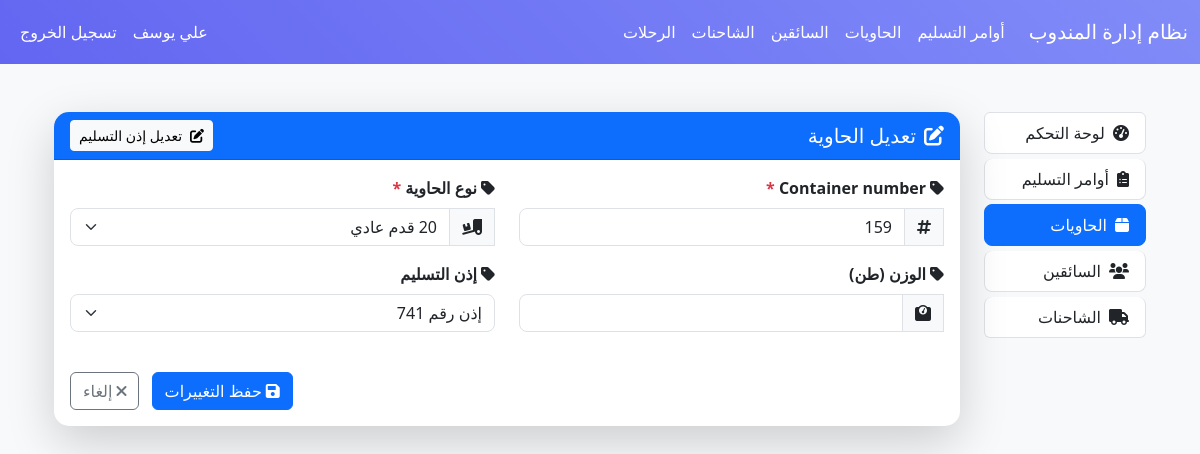
Screenshot of /port/containers/26/edit/ (signed in) with the database file from the repository.
### users/models.py (models this page shows, shortened)
class CustomUser(AbstractUser):
    USER_TYPE_CHOICES = (
        ('DELIVERY', 'مندوب'),
        ('SUPERVISOR', 'مشرف'),
        ('MANAGER', 'مدير'),
    )
    phone_number = models.CharField(max_length=15, unique=True, verbose_name="رقم الهاتف")
    email = models.EmailField(unique=True)
    user_type = models.CharField(
        max_length=20,
        choices=USER_TYPE_CHOICES,
        verbose_name="نوع المستخدم"
    )
    is_subscription_active = models.BooleanField(default=False, verbose_name="الاشتراك مفعل")
    subscription_end_date = models.DateTimeField(null=True, blank=True, verbose_name="تاريخ انتهاء الاشتراك")
    username = None
    USERNAME_FIELD = 'phone_number'
    REQUIRED_FIELDS = ['email', 'user_type']
    objects = CustomUserManager()
    class Meta:
        verbose_name = "مستخدم"
        verbose_name_plural = "المستخدمين"

### port/models.py (models this page shows, shortened)
class Container(models.Model):
    user = models.ForeignKey(
        settings.AUTH_USER_MODEL,
        on_delete=models.CASCADE,
        related_name='containers',
        verbose_name='المستخدم'
    )
    container_number = models.CharField(max_length=50)
    CONTAINER_TYPES = [
        ('20DC', '20 قدم عادي'),
        ('40DC', '40 قدم عادي'),
        ('20RF', '20 قدم مبرد'),
        ('40RF', '40 قدم مبرد'),
        ('TANK', 'صهريج'),
    ]
    container_type = models.CharField(
        max_length=4,
        choices=CONTAINER_TYPES,
        verbose_name="نوع الحاوية"
    )
    weight = models.DecimalField(
        max_digits=10,
        decimal_places=2,
        verbose_name="الوزن (طن)",
        null=True,
        blank=True
    )
    delivery_order = models.ForeignKey(
        DeliveryOrder,
        on_delete=models.SET_NULL,
        related_name='containers',
        verbose_name="إذن التسليم",
        null=True,
        blank=True
    )
    driver = models.ForeignKey(
        'Driver',
        on_delete=models.SET_NULL,
        null=True,
        blank=True,
        verbose_name="السائق"
    )
    truck = models.ForeignKey(
        'Truck',
        on_delete=models.SET_NULL,
        null=True,
        blank=True,
        verbose_name="الشاحنة"
    )
    created_at = models.DateTimeField(auto_now_add=True)
    updated_at = models.DateTimeField(auto_now=True)
    content_description = models.TextField(
        blank=True,
        verbose_name="وصف المحتويات"
    )
    STATUS_CHOICES = [
        ('LOADING', 'تحميل'),
        ('EMPTY', 'فارغ'),
        ('GENERAL_CARGO', 'بضائع عامة'),
        ('UNLOADING', 'تجزئة')
    ]
    status = models.CharField(
        max_length=20,
        choices=STATUS_CHOICES,
        default='LOADING',
        verbose_name="الحالة"
    )
    size = models.CharField(max_length=50, blank=True, null=True, verbose_name="الحجم")
    class Meta:
        verbose_name = "الحاوية"
        verbose_name_plural = "الحاويات"
        ordering = ['-created_at']

### port/views.py (the view)
# urls.py: path('containers/<int:container_id>/edit/', views.edit_container, name='edit_container'),
@login_required
def edit_container(request, container_id):
    container = get_object_or_404(Container, id=container_id, user=request.user)
    if request.method == 'POST':
        form = ContainerForm(request.POST, instance=container)
        if form.is_valid():
            try:
                container = form.save(commit=False)
                container.user = request.user
                container.save()
                messages.success(request, 'تم تعديل الحاوية بنجاح')
                if container.delivery_order:
                    return redirect('port:edit_item', item_type='order', item_id=container.delivery_order.id)
                else:
                    messages.info(request, 'تم تعديل الحاوية بنجاح. لاحظ أن الحاوية غير مرتبطة بأي إذن تسليم.')
                    return redirect('port:containers_list')
            except Exception as e:
                messages.error(request, f'حدث خطأ أثناء تعديل الحاوية: {str(e)}')
    else:
        form = ContainerForm(instance=container)
    return render(request, 'port/edit_container.html', {
        'form': form,
        'container': container,
        'request': request
    })

### port/forms.py
class ContainerForm(forms.ModelForm):
    class Meta:
        model = Container
        fields = ['container_number', 'container_type', 'weight', 'delivery_order']
        widgets = {
            'container_number': forms.TextInput(attrs={'class': 'form-control'}),
            'container_type': forms.Select(attrs={'class': 'form-select'}),
            'weight': forms.NumberInput(attrs={'class': 'form-control'}),
            'delivery_order': forms.Select(attrs={'class': 'form-select'}),
        }
    def __init__(self, *args, user=None, **kwargs):
        super().__init__(*args, **kwargs)
        if user:
            self.fields['delivery_order'].queryset = DeliveryOrder.objects.filter(user=user)

### port/models.py (called while the page is built)
    def __str__(self):
        return f"إذن رقم {self.order_number}"

### templates/port/edit_container.html (shortened to what this page needs)
{% extends 'base.html' %}
{% load widget_tweaks %}
{% block content %}
<div class="container-fluid mt-4">
    <div class="row">
        <div class="col-md-2">
            <div class="list-group">
                <a href="{% url 'port:home' %}" class="list-group-item list-group-item-action d-flex align-items-center">
                    <i class="fas fa-tachometer-alt me-2"></i>لوحة التحكم
                </a>
                <a href="{% url 'port:delivery_orders' %}" class="list-group-item list-group-item-action d-flex align-items-center">
                    <i class="fas fa-clipboard-list me-2"></i>أوامر التسليم
                </a>
                <a href="{% url 'port:containers_list' %}" class="list-group-item list-group-item-action active d-flex align-items-center">
                    <i class="fas fa-box me-2"></i>الحاويات
                </a>
                <a href="{% url 'port:drivers_list' %}" class="list-group-item list-group-item-action d-flex align-items-center">
                    <i class="fas fa-users me-2"></i>السائقين
                </a>
                <a href="{% url 'port:trucks_list' %}" class="list-group-item list-group-item-action d-flex align-items-center">
                    <i class="fas fa-truck me-2"></i>الشاحنات
                </a>
            </div>
        </div>
        <div class="col-md-10">
            <div class="card shadow-lg animate__animated animate__fadeIn">
                <div class="card-header d-flex justify-content-between align-items-center bg-primary text-white">
                    <h5 class="mb-0">
                        <i class="fas fa-edit me-2"></i>تعديل الحاوية
                    </h5>
                    <div>
                        {% if container.delivery_order %}
                            <a href="{% url 'port:edit_item' 'order' container.delivery_order.id %}"
                               class="btn btn-light btn-sm">
                                <i class="fas fa-edit me-1"></i> تعديل إذن التسليم
                            </a>
                        {% else %}
                            <div class="alert alert-warning mb-0 py-1 px-2">
                                <i class="fas fa-exclamation-circle me-1"></i>
                                غير مرتبطة بأي إذن تسليم
                            </div>
                        {% endif %}
                    </div>
                </div>
                <div class="card-body">
                    <form method="post" class="needs-validation" novalidate>
                        <div class="row">
                            {% for field in form %}
                            <div class="col-md-6 mb-3">
                                <div class="form-group">
                                    <label class="form-label fw-bold mb-2">
                                        <i class="fas fa-tag me-1"></i>{{ field.label }}
                                        {% if field.field.required %}
                                            <span class="text-danger">*</span>
                                        {% endif %}
                                    </label>
                                    <div class="input-group">
                                        {% if field.name == 'container_number' %}
                                            <span class="input-group-text bg-light">
                                                <i class="fas fa-hashtag"></i>
                                            </span>
                                        {% elif field.name == 'container_type' %}
                                            <span class="input-group-text bg-light">
                                                <i class="fas fa-truck-loading"></i>
                                            </span>
                                        {% elif field.name == 'weight' %}
                                            <span class="input-group-text bg-light">
                                                <i class="fas fa-weight"></i>
                                            </span>
                                        {% endif %}
                                        {{ field|add_class:"form-control" }}
                                    </div>
                                </div>
                            </div>
                            {% endfor %}
                        </div>
                        <div class="text-end mt-4">
                            <button type="submit" class="btn btn-primary me-2 btn-hover">
                                <i class="fas fa-save me-1"></i>حفظ التغييرات
                            </button>
                            <a href="{% url 'port:containers_list' %}" class="btn btn-outline-secondary btn-hover">
                                <i class="fas fa-times me-1"></i>إلغاء
                            </a>
                        </div>
                    </form>
                </div>
            </div>
        </div>
    </div>
</div>
{% endblock %}

### templates/base.html (shortened to what this page needs)
{% load static %}
<!DOCTYPE html>
<html lang="ar" dir="rtl">
<head>
    <link rel="stylesheet" href="https://cdn.jsdelivr.net/npm/bootstrap@5.3.2/dist/css/bootstrap.rtl.min.css">
    <link rel="stylesheet" href="https://cdnjs.cloudflare.com/ajax/libs/font-awesome/6.0.0/css/all.min.css">
    <link href="https://cdn.jsdelivr.net/npm/select2@4.1.0-rc.0/dist/css/select2.min.css" rel="stylesheet" />
    <link href="https://cdn.jsdelivr.net/npm/sweetalert2@11/dist/sweetalert2.min.css" rel="stylesheet">
    <link rel="stylesheet" href="{% static 'css/dashboard.css' %}">
    <link rel="stylesheet" href="{% static 'css/trips.css' %}">
</head>
<body>
    <nav class="navbar navbar-expand-lg navbar-dark bg-gradient-primary">
        <div class="container-fluid">
            <a class="navbar-brand" href="{% url 'port:home' %}">نظام إدارة المندوب</a>
            <div class="collapse navbar-collapse" id="navbarNav">
                <ul class="navbar-nav me-auto">
                    <li class="nav-item">
                        <a class="nav-link" href="{% url 'port:delivery_orders' %}">أوامر التسليم</a>
                    </li>
                    <li class="nav-item">
                        <a class="nav-link" href="{% url 'port:containers_list' %}">الحاويات</a>
                    </li>
                    <li class="nav-item">
                        <a class="nav-link" href="{% url 'port:drivers_list' %}">السائقين</a>
                    </li>
                    <li class="nav-item">
                        <a class="nav-link" href="{% url 'port:trucks_list' %}">الشاحنات</a>
                    </li>
                    <li class="nav-item">
                        <a class="nav-link" href="{% url 'port:trip_list' %}">الرحلات</a>
                    </li>
                </ul>
                {% if user.is_authenticated %}
                <div class="navbar-nav">
                    <span class="nav-item nav-link text-light">{{ user.first_name }} {{ user.last_name }}</span>
                    <a class="nav-link" href="{% url 'logout' %}">تسجيل الخروج</a>
                </div>
                {% endif %}
            </div>
        </div>
    </nav>
    <div class="container mt-5">
        {% block content %}{% endblock %}
    </div>
</body>
</html>

### static/css/dashboard.css (style rules this page uses)
.nav-link { padding: 12px 20px; color: #495057; display: flex; align-items: center; transition: all 0.3s; }
.bg-gradient-primary { background: linear-gradient(45deg, #6366f1, #818cf8); }

### static/css/trips.css (style rules this page uses)
.form-select, .form-control { border-radius: 0.5rem; border: 1px solid #dee2e6; }
.input-group-text { background-color: #f8f9fa; border-color: #dee2e6; border-radius: 0.5rem 0 0 0.5rem; }
.card { border: none; border-radius: 0.75rem; overflow: hidden; }

### templates/base.html (style rules this page uses)
body { background-color: #f8f9fa; }
.container-fluid { max-width: 1600px; }
.me-2 { margin-left: 0.5rem !important; margin-right: 0 !important; }
.nav-link { padding: 12px 20px; color: #495057; display: flex; align-items: center; transition: all 0.3s; }
.bg-gradient-primary { background: linear-gradient(45deg, #6366f1, #818cf8); }
.navbar.bg-gradient-primary, .navbar.bg-gradient-primary .navbar-brand, .navbar.bg-gradient-primary .nav-link, .navbar.bg-gradient-primary .nav-link:visited, .navbar.bg-gradient-primary .nav-link:active { color: #fff !important; }

### templates/port/edit_container.html (style rules this page uses)
.list-group-item { transition: all 0.3s ease; border-radius: 8px; margin-bottom: 5px; }
.card { border-radius: 15px; border: none; transition: all 0.3s ease; }
.form-control { border-radius: 8px; transition: all 0.3s ease; }
.btn-hover { transition: all 0.3s ease; position: relative; overflow: hidden; }
.btn-hover:after { content: ''; position: absolute; top: 50%; left: 50%; width: 0; height: 0; background: rgba(255,255,255,0.3); border-radius: 50%; transform: translate(-50%, -50%); transition: width 0.3s ease, height 0.3s ease; }
.input-group-text { background-color: #f8f9fa; border-radius: 8px 0 0 8px; }

### rows the page displays
CustomUser: first_name "علي يوسف"
Container: form "159" "20 قدم عادي" "إذن رقم 741"

### other values shown
{{ field.label }} "Container number" "نوع الحاوية" "الوزن (طن)" "إذن التسليم"
